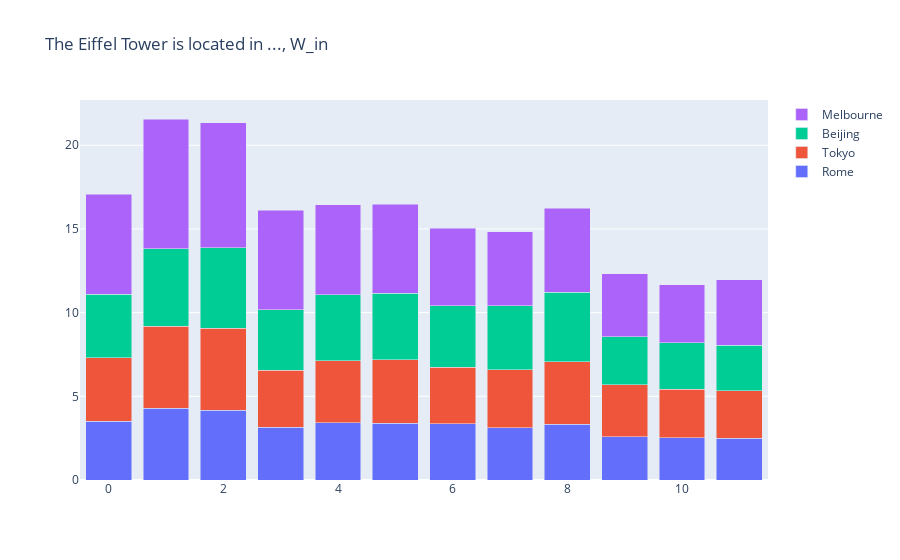

Notebook cell for this chart:
### Markdown cell above
## Layers

This is most interesting as a point of comparison with Does Localization Inform Editing? (https://arxiv.org/abs/2301.04213).
Our results agree with theirs in that we see updates over all layers, rather than localized to one or two.

(I think it's generally more interesting to examine individual neurons, below)

### Code cell
fig = go.Figure(data=[
    go.Bar(name=cities[i], x=x, y=[
      np.linalg.norm(diff_df.loc[(eiffel_bases[0], cities[i], "Paris", "W_in", layer), "Gradient"])
      for layer in range(12)])
    for i in range(1, len(cities))
])
fig.update_layout(
    barmode='stack',
    title=f'{eiffel_bases[0]} ..., W_in',
)
fig.show()

### Figure 1 — Plotly figure (JSON) as saved in the notebook; plotly's stock layout.template omitted (floating-point values rounded to 4 significant figures)
{"data": [{"name": "Rome", "type": "bar", "x": [0, 1, 2, 3, 4, 5, 6, 7, 8, 9, 10, 11], "y": [3.521, 4.28, 4.179, 3.144, 3.434, 3.404, 3.348, 3.119, 3.322, 2.592, 2.525, 2.482]}, {"name": "Tokyo", "type": "bar", "x": [0, 1, 2, 3, 4, 5, 6, 7, 8, 9, 10, 11], "y": [3.79, 4.902, 4.889, 3.413, 3.684, 3.78, 3.378, 3.473, 3.729, 3.091, 2.907, 2.863]}, {"name": "Beijing", "type": "bar", "x": [0, 1, 2, 3, 4, 5, 6, 7, 8, 9, 10, 11], "y": [3.783, 4.626, 4.818, 3.611, 3.962, 3.965, 3.684, 3.833, 4.156, 2.89, 2.762, 2.714]}, {"name": "Melbourne", "type": "bar", "x": [0, 1, 2, 3, 4, 5, 6, 7, 8, 9, 10, 11], "y": [5.986, 7.762, 7.467, 5.957, 5.364, 5.314, 4.625, 4.396, 5.034, 3.761, 3.483, 3.896]}], "layout": {"barmode": "stack", "title": {"text": "The Eiffel Tower is located in ..., W_in"}}}
